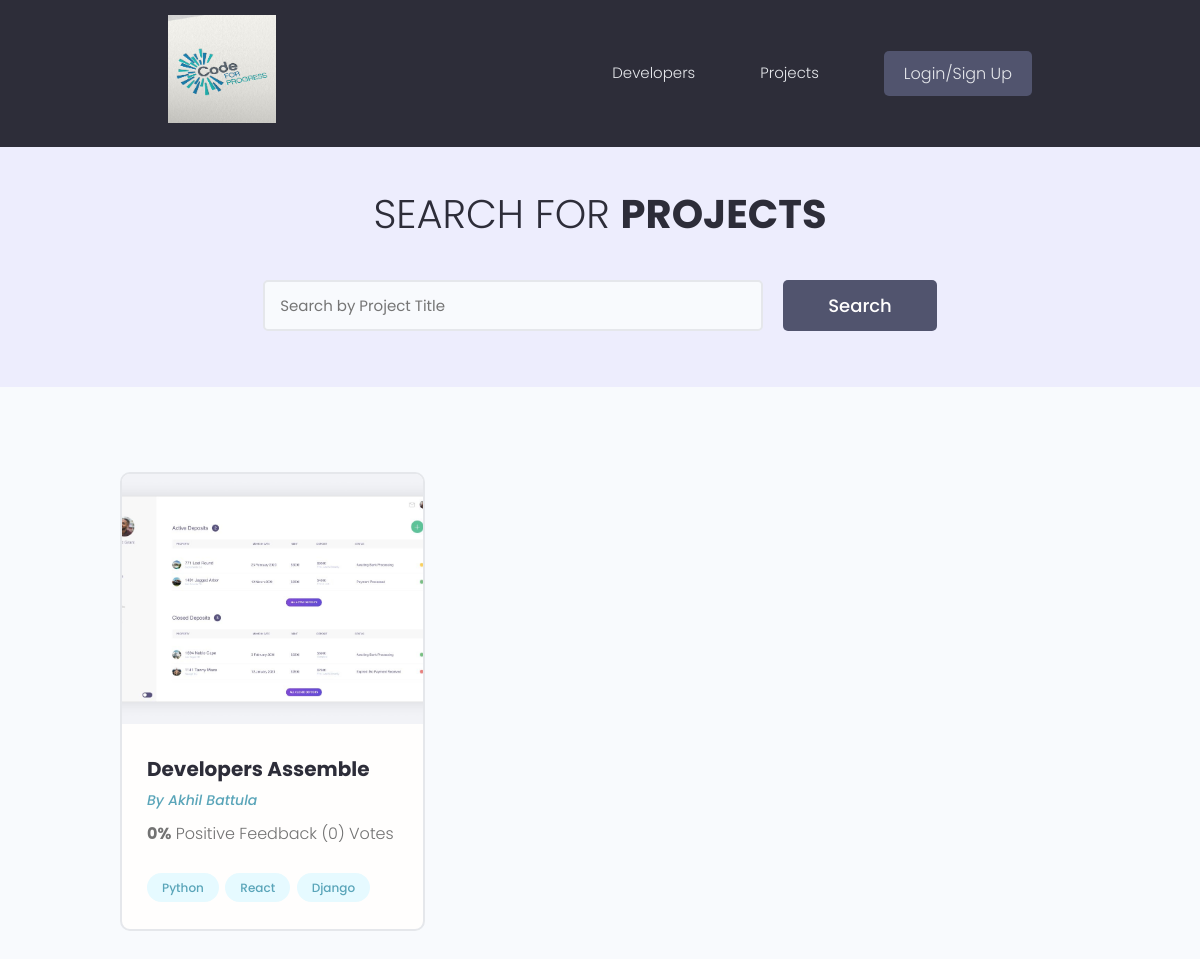
/projects/, run on the app's committed database.
### projects/models.py (models this page shows, shortened)
class Project(models.Model):
    owner = models.ForeignKey(
        Profile, null=True, blank=True, on_delete=models.CASCADE)
    title = models.CharField(max_length=200)
    description = models.TextField(null=True, blank=True)
    featured_image = models.ImageField(
        null=True, blank=True, default="default.jpg")
    demo_link = models.CharField(max_length=2000, null=True, blank=True)
    source_link = models.CharField(max_length=2000, null=True, blank=True)
    tags = models.ManyToManyField('Tag', blank=True)
    vote_total = models.IntegerField(default=0, null=True, blank=True)
    vote_ratio = models.IntegerField(default=0, null=True, blank=True)
    created = models.DateTimeField(auto_now_add=True)
    id = models.UUIDField(default=uuid.uuid4, unique=True,
                          primary_key=True, editable=False)
    class Meta:
        ordering = ['-vote_ratio', '-vote_total', 'title']
    @property
    def imageURL(self):
        try:
            url = self.featured_image.url
        except:
            url = ''
        return url

class Tag(models.Model):
    name = models.CharField(max_length=200)
    created = models.DateTimeField(auto_now_add=True)
    id = models.UUIDField(default=uuid.uuid4, unique=True,
                          primary_key=True, editable=False)
    def __str__(self):
        return self.name

### users/models.py (models this page shows, shortened)
class Profile(models.Model):
    user = models.OneToOneField(
        User, on_delete=models.CASCADE, null=True, blank=True)
    name = models.CharField(max_length=200, blank=True, null=True)
    email = models.EmailField(max_length=500, blank=True, null=True)
    username = models.CharField(max_length=200, blank=True, null=True)
    location = models.CharField(max_length=200, blank=True, null=True)
    short_intro = models.CharField(max_length=200, blank=True, null=True)
    bio = models.TextField(blank=True, null=True)
    profile_image = models.ImageField(
        null=True, blank=True, upload_to='profiles/', default="profiles/user-default.png")
    social_github = models.CharField(max_length=200, blank=True, null=True)
    social_twitter = models.CharField(max_length=200, blank=True, null=True)
    social_linkedin = models.CharField(max_length=200, blank=True, null=True)
    social_youtube = models.CharField(max_length=200, blank=True, null=True)
    social_website = models.CharField(max_length=200, blank=True, null=True)
    created = models.DateTimeField(auto_now_add=True)
    id = models.UUIDField(default=uuid.uuid4, unique=True,
                          primary_key=True, editable=False)
    class Meta:
        ordering = ['created']

### projects/views.py (the view)
# urls.py: path('projects/', views.getProjects),
def projects(request):
    projects, search_query = searchProjects(request)
    custom_range, projects = paginateProjects(request, projects, 6)
    context = {'projects': projects,
               'search_query': search_query, 'custom_range': custom_range}
    return render(request, 'projects/projects.html', context)

### projects/utils.py (called while the page is built)
def paginateProjects(request, projects, results):
    page = request.GET.get('page')
    paginator = Paginator(projects, results)
    try:
        projects = paginator.page(page)
    except PageNotAnInteger:
        page = 1
        projects = paginator.page(page)
    except EmptyPage:
        page = paginator.num_pages
        projects = paginator.page(page)
    leftIndex = (int(page) - 4)
    if leftIndex < 1:
        leftIndex = 1
    rightIndex = (int(page) + 5)
    if rightIndex > paginator.num_pages:
        rightIndex = paginator.num_pages + 1
    custom_range = range(leftIndex, rightIndex)
    return custom_range, projects

def searchProjects(request):
    search_query = ''
    if request.GET.get('search_query'):
        search_query = request.GET.get('search_query')
    tags = Tag.objects.filter(name__icontains=search_query)
    projects = Project.objects.distinct().filter(
        Q(title__icontains=search_query) |
        Q(description__icontains=search_query) |
        Q(owner__name__icontains=search_query) |
        Q(tags__in=tags)
    )
    return projects, search_query

### projects/templates/projects/projects.html (shortened to what this page needs)
{% extends 'main.html' %}
{% block content %}
<main class="projects">
    <section class="hero-section text-center">
        <div class="container container--narrow">
            <div class="hero-section__box">
                <h2>Search for <span>Projects</span></h2>
            </div>
            <div class="hero-section__search">
                <form id='searchForm' class="form" action="{% url 'projects' %}" method="get">
                    <div class="form__field">
                        <input class="input input--text" id="formInput#search" type="text" name="search_query"
                            placeholder="Search by Project Title" value="{{search_query}}" />
                    </div>
                    <input class="btn btn--sub btn--lg" type="submit" value="Search" />
                </form>
            </div>
        </div>
    </section>
    <section class="projectsList">
        <div class="container">
            <div class="grid grid--three">
                {% for project in projects %}
                <div class="column">
                    <div class="card project">
                        <a href="{% url 'project' project.id %}" class="project">
                            <img class="project__thumbnail" src="{{project.imageURL}}" alt="project thumbnail" />
                            <div class="card__body">
                                <h3 class="project__title">{{project.title}}</h3>
                                <p><a class="project__author" href="{% url 'user-profile' project.owner.id %}">By
                                        {{project.owner.name}}</a>
                                </p>
                                <p class="project--rating">
                                    <span style="font-weight: bold;">{{project.vote_ratio}}%</span> Positive
                                    Feedback ({{project.vote_total}}) Vote{{project.vote_total|pluralize:"s"}}
                                </p>
                                <div class="project__tags">
                                    {% for tag in project.tags.all %}
                                    <span class="tag tag--pill tag--main">
                                        <small>{{tag}}</small>
                                    </span>
                                    {% endfor %}
                                </div>
                            </div>
                        </a>
                    </div>
                </div>
                {% endfor %}
            </div>
        </div>
    </section>
</main>
{% endblock %}

### static/styles/app.css (style rules this page uses)
:root { --color-sub: #2d2d39; }
.btn--sub { background-color: var(--color-sub-light); }
.card { border: 2px solid var(--color-light); }
img { width: 100%; }
.hero-section { height: 40vh; display: flex; align-items: center; background-color: var(--color-sub); }
.hero-section__box { margin-bottom: 4rem; }
.hero-section__box>h2, .hero-section__box>h2>span { font-size: 4rem; color: var(--color-light); line-height: 1.3; text-transform: uppercase; }
.hero-section__box>h2 { font-weight: 300; }
.hero-section__box>h2>span { font-weight: 700; }
.hero-section__search>.form { display: flex; align-items: center; justify-content: center; gap: 2rem; }
.hero-section__search>.form input.input--text { width: 50rem; }
.project__author { font-size: 1.4rem; font-style: italic; }
.project--rating { margin-bottom: 1.6em; margin-top: .5em; }
.projects>.hero-section { background: var(--color-sub-lighter); height: 30vh; }
.projects .hero-section__box { margin-bottom: 2.5rem; }
.projects .hero-section__box>h2 { color: var(--color-sub); }
.projects .hero-section__box>h2>span { font-weight: 700; color: var(--color-sub); }
.projectsList { margin-top: 8rem; }
.project__thumbnail { height: 25rem; object-fit: cover; object-position: top center; }
.project__title { font-size: 2rem; font-weight: 700; color: var(--color-sub); }

### static/uikit/styles/modules/_variables.css (style rules this page uses)
:root { --color-main: #5aa5b9; --color-main-light: #e6faff; --color-sub: #3f4156; --color-sub-light: #51546e; --color-sub-lighter: #ededfd; --color-text: #737373; --color-gray: #8b8b8b; --color-light: #e5e7eb; --color-light-gray: #767676; --color-bg: #f8fafd; --color-white: #fffefd; --color-white-light: #f3f3f3; --color-success: #359e64; --color-success-bg: #def8e8; --color-error: #fc4b0b; --color-error-bg: #fff2ee; --font-base: 'Poppins', arial, helvetica, 'Segoe UI', roboto, ubuntu, sans-serif; --font-monospace: 'Fira Code', 'Courier New', courier, monospace; --font-regular: 300; --font-medium: 500; --font-bold: 700; --generic-shadow: 1px 1px 5px #00000010; --generic-transition: all 0.3s ease-in-out; }

### static/uikit/styles/modules/_base.css (style rules this page uses)
* { margin: 0; padding: 0; box-sizing: border-box; text-rendering: optimizeLegibility; color: inherit; font-size: inherit; }
html { font-size: 50%; }
@media only screen and (min-width: 480px) { html { font-size: 56.25%; } }
@media only screen and (min-width: 1200px) { html { font-size: 62.5%; } }
body { line-height: 1.6; font-weight: 400; font-size: 1.5rem; color: var(--color-text); background-color: var(--color-bg); min-height: 100vh; }

### static/uikit/styles/modules/_typography.css (style rules this page uses)
* { font-family: var(--font-base); }
h2 { font-size: 3.6rem; font-weight: var(--font-bold); }
h3 { font-size: 3.2rem; font-weight: var(--font-medium); }
p, span, strong { font-size: 1.6rem; color: var(--color-text); font-weight: var(--font-regular); }
a { padding-bottom: 2px; text-decoration: none; display: inline-block; color: var(--color-main); font-weight: var(--font-medium); }

### static/uikit/styles/modules/_utilities.css (style rules this page uses)
.container { width: 92%; max-width: 165rem; margin: 0 auto; box-sizing: border-box; }
.container--narrow { width: 92%; max-width: 120rem; }
@media screen and (min-width: 1000px) { .container { width: 90%; } }
@media screen and (min-width: 1000px) { .container--narrow { width: 85%; } }
@media screen and (min-width: 1200px) { .container { width: 80%; } }
@media screen and (min-width: 1200px) { .container--narrow { width: 72%; } }
.text-center { text-align: center; }

### static/uikit/styles/modules/_button.css (style rules this page uses)
.btn { display: inline-block; position: relative; cursor: pointer; background-color: var(--color-light); font-weight: var(--font-medium); color: var(--color-sub); text-decoration: none; padding: 1rem 2rem; border-radius: 0.5rem; border: none; width: -webkit-fit-content; width: -moz-fit-content; width: fit-content; height: -webkit-fit-content; height: -moz-fit-content; height: fit-content; font-size: 1.6rem; outline-width: 0; outline-color: transparent; -webkit-backface-visibility: hidden; backface-visibility: hidden; transition: all 0.3s ease-in-out; }
.btn--sub { background-color: var(--color-sub); color: var(--color-white); }
.btn--lg { font-size: 1.8rem; padding: 1.2rem 4.5rem; }

### static/uikit/styles/modules/_card.css (style rules this page uses)
.card { border-radius: 1rem; background-color: var(--color-white); border: 1.5px solid var(--color-light); width: auto; height: auto; margin-top: 0.5rem; margin-bottom: 0.5rem; overflow: hidden; }
.card__body, .card__header { padding: 2rem 2.5rem; }

### data on the page
Project: imageURL (placeholder picture), title "Developers Assemble", owner.name "Akhil Battula", vote_ratio "0", vote_total "0"
Tag: name "Python"
Tag: name "React"
Tag: name "Django"
